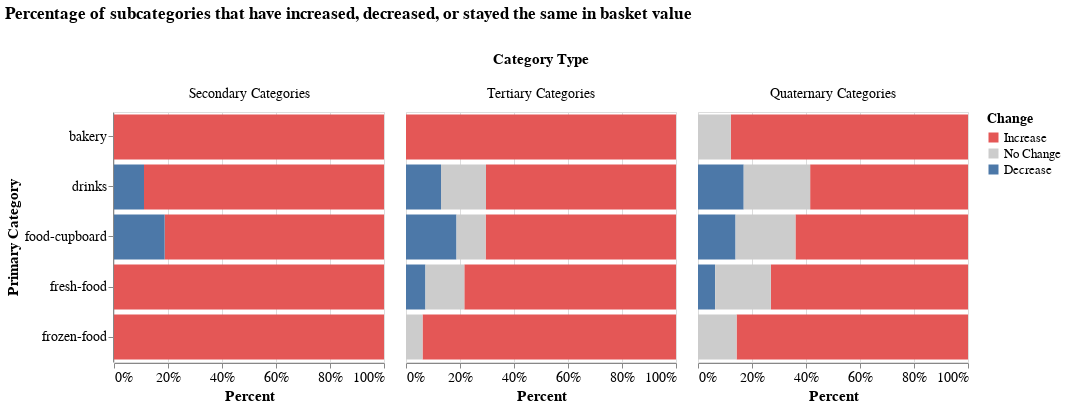

This figure's notebook cell:
### Code cell
# hide_input
order = ['Decrease', 'No Change', 'Increase'][::-1]
range_ = ['#4c78a8', '#cccccc', '#e45756'][::-1]

alt.Chart(changes_df).transform_calculate(
    order=f"-indexof({order}, datum.Change)"
).mark_bar().encode(
    x=alt.X('Percentage', axis=alt.Axis(title="Percent", format="%")),
    y='Primary Category',
    color=alt.Color('Change', scale=alt.Scale(domain=order, range=range_)),
    column=alt.Column('Category Type', sort=['Secondary Categories', 'Tertiary Categories', 'Quaternary Categories']),
    order="order:Q",
    tooltip=[
        alt.Tooltip('Number', title="Number of Subcategories"),
        alt.Tooltip('Sum', title="Total Subcategories"),
        alt.Tooltip('Percentage', title="Percentage", format='.1%'),
    ],
).properties(
    width=270,
    height=250,
    title='Percentage of subcategories that have increased, decreased, or stayed the same in basket value',
).configure_title(
    fontSize=17,
    dy=-25,
).configure_header(
    titleFontSize=15,
    labelFontSize=14
).configure_axis(
    labelFontSize=14,
    titleFontSize=15
).configure_legend(
titleFontSize=14,
labelFontSize=13
)

### Figure 1 — Vega-Lite specification as saved in the notebook (floating-point values rounded to 4 significant figures)
{"config": {"view": {"continuousWidth": 400, "continuousHeight": 300}, "axis": {"labelFontSize": 14, "titleFontSize": 15}, "header": {"labelFontSize": 14, "titleFontSize": 15}, "legend": {"labelFontSize": 13, "titleFontSize": 14}, "title": {"dy": -25, "fontSize": 17}}, "data": {"name": "data-179435e2a9453d36d057e149b21f984e"}, "mark": "bar", "encoding": {"color": {"field": "Change", "scale": {"domain": ["Increase", "No Change", "Decrease"], "range": ["#e45756", "#cccccc", "#4c78a8"]}, "type": "nominal"}, "column": {"field": "Category Type", "sort": ["Secondary Categories", "Tertiary Categories", "Quaternary Categories"], "type": "nominal"}, "order": {"field": "order", "type": "quantitative"}, "tooltip": [{"field": "Number", "title": "Number of Subcategories", "type": "quantitative"}, {"field": "Sum", "title": "Total Subcategories", "type": "quantitative"}, {"field": "Percentage", "format": ".1%", "title": "Percentage", "type": "quantitative"}], "x": {"axis": {"format": "%", "title": "Percent"}, "field": "Percentage", "type": "quantitative"}, "y": {"field": "Primary Category", "type": "nominal"}}, "height": 250, "title": "Percentage of subcategories that have increased, decreased, or stayed the same in basket value", "transform": [{"calculate": "-indexof(['Increase', 'No Change', 'Decrease'], datum.Change)", "as": "order"}], "width": 270, "$schema": "https://vega.github.io/schema/vega-lite/v4.17.0.json", "datasets": {"data-179435e2a9453d36d057e149b21f984e": [{"Category Type": "Secondary Categories", "Primary Category": "bakery", "Number": 9, "Change": "Increase", "Sum": 9, "Percentage": 1.0}, {"Category Type": "Secondary Categories", "Primary Category": "bakery", "Number": 0, "Change": "Decrease", "Sum": 9, "Percentage": 0.0}, {"Category Type": "Secondary Categories", "Primary Category": "bakery", "Number": 0, "Change": "No Change", "Sum": 9, "Percentage": 0.0}, {"Category Type": "Secondary Categories", "Primary Category": "drinks", "Number": 16, "Change": "Increase", "Sum": 18, "Percentage": 0.8889}, {"Category Type": "Secondary Categories", "Primary Category": "drinks", "Number": 2, "Change": "Decrease", "Sum": 18, "Percentage": 0.1111}, {"Category Type": "Secondary Categories", "Primary Category": "drinks", "Number": 0, "Change": "No Change", "Sum": 18, "Percentage": 0.0}, {"Category Type": "Secondary Categories", "Primary Category": "food-cupboard", "Number": 13, "Change": "Increase", "Sum": 16, "Percentage": 0.8125}, {"Category Type": "Secondary Categories", "Primary Category": "food-cupboard", "Number": 3, "Change": "Decrease", "Sum": 16, "Percentage": 0.1875}, {"Category Type": "Secondary Categories", "Primary Category": "food-cupboard", "Number": 0, "Change": "No Change", "Sum": 16, "Percentage": 0.0}, {"Category Type": "Secondary Categories", "Primary Category": "fresh-food", "Number": 18, "Change": "Increase", "Sum": 18, "Percentage": 1.0}, {"Category Type": "Secondary Categories", "Primary Category": "fresh-food", "Number": 0, "Change": "Decrease", "Sum": 18, "Percentage": 0.0}, {"Category Type": "Secondary Categories", "Primary Category": "fresh-food", "Number": 0, "Change": "No Change", "Sum": 18, "Percentage": 0.0}, {"Category Type": "Secondary Categories", "Primary Category": "frozen-food", "Number": 14, "Change": "Increase", "Sum": 14, "Percentage": 1.0}, {"Category Type": "Secondary Categories", "Primary Category": "frozen-food", "Number": 0, "Change": "Decrease", "Sum": 14, "Percentage": 0.0}, {"Category Type": "Secondary Categories", "Primary Category": "frozen-food", "Number": 0, "Change": "No Change", "Sum": 14, "Percentage": 0.0}, {"Category Type": "Tertiary Categories", "Primary Category": "bakery", "Number": 27, "Change": "Increase", "Sum": 27, "Percentage": 1.0}, {"Category Type": "Tertiary Categories", "Primary Category": "bakery", "Number": 0, "Change": "Decrease", "Sum": 27, "Percentage": 0.0}, {"Category Type": "Tertiary Categories", "Primary Category": "bakery", "Number": 0, "Change": "No Change", "Sum": 27, "Percentage": 0.0}, {"Category Type": "Tertiary Categories", "Primary Category": "drinks", "Number": 38, "Change": "Increase", "Sum": 54, "Percentage": 0.7037}, {"Category Type": "Tertiary Categories", "Primary Category": "drinks", "Number": 7, "Change": "Decrease", "Sum": 54, "Percentage": 0.1296}, {"Category Type": "Tertiary Categories", "Primary Category": "drinks", "Number": 9, "Change": "No Change", "Sum": 54, "Percentage": 0.1667}, {"Category Type": "Tertiary Categories", "Primary Category": "food-cupboard", "Number": 98, "Change": "Increase", "Sum": 139, "Percentage": 0.705}, {"Category Type": "Tertiary Categories", "Primary Category": "food-cupboard", "Number": 26, "Change": "Decrease", "Sum": 139, "Percentage": 0.1871}, {"Category Type": "Tertiary Categories", "Primary Category": "food-cupboard", "Number": 15, "Change": "No Change", "Sum": 139, "Percentage": 0.1079}, {"Category Type": "Tertiary Categories", "Primary Category": "fresh-food", "Number": 98, "Change": "Increase", "Sum": 125, "Percentage": 0.784}, {"Category Type": "Tertiary Categories", "Primary Category": "fresh-food", "Number": 9, "Change": "Decrease", "Sum": 125, "Percentage": 0.072}, {"Category Type": "Tertiary Categories", "Primary Category": "fresh-food", "Number": 18, "Change": "No Change", "Sum": 125, "Percentage": 0.144}, {"Category Type": "Tertiary Categories", "Primary Category": "frozen-food", "Number": 46, "Change": "Increase", "Sum": 49, "Percentage": 0.9388}, {"Category Type": "Tertiary Categories", "Primary Category": "frozen-food", "Number": 0, "Change": "Decrease", "Sum": 49, "Percentage": 0.0}, {"Category Type": "Tertiary Categories", "Primary Category": "frozen-food", "Number": 3, "Change": "No Change", "Sum": 49, "Percentage": 0.06122}, {"Category Type": "Quaternary Categories", "Primary Category": "bakery", "Number": 29, "Change": "Increase", "Sum": 33, "Percentage": 0.8788}, {"Category Type": "Quaternary Categories", "Primary Category": "bakery", "Number": 0, "Change": "Decrease", "Sum": 33, "Percentage": 0.0}, {"Category Type": "Quaternary Categories", "Primary Category": "bakery", "Number": 4, "Change": "No Change", "Sum": 33, "Percentage": 0.1212}, {"Category Type": "Quaternary Categories", "Primary Category": "drinks", "Number": 76, "Change": "Increase", "Sum": 130, "Percentage": 0.5846}, {"Category Type": "Quaternary Categories", "Primary Category": "drinks", "Number": 22, "Change": "Decrease", "Sum": 130, "Percentage": 0.1692}, {"Category Type": "Quaternary Categories", "Primary Category": "drinks", "Number": 32, "Change": "No Change", "Sum": 130, "Percentage": 0.2462}, {"Category Type": "Quaternary Categories", "Primary Category": "food-cupboard", "Number": 193, "Change": "Increase", "Sum": 302, "Percentage": 0.6391}, {"Category Type": "Quaternary Categories", "Primary Category": "food-cupboard", "Number": 42, "Change": "Decrease", "Sum": 302, "Percentage": 0.1391}, {"Category Type": "Quaternary Categories", "Primary Category": "food-cupboard", "Number": 67, "Change": "No Change", "Sum": 302, "Percentage": 0.2219}, {"Category Type": "Quaternary Categories", "Primary Category": "fresh-food", "Number": 138, "Change": "Increase", "Sum": 189, "Percentage": 0.7302}, {"Category Type": "Quaternary Categories", "Primary Category": "fresh-food", "Number": 12, "Change": "Decrease", "Sum": 189, "Percentage": 0.06349}, {"Category Type": "Quaternary Categories", "Primary Category": "fresh-food", "Number": 39, "Change": "No Change", "Sum": 189, "Percentage": 0.2063}, {"Category Type": "Quaternary Categories", "Primary Category": "frozen-food", "Number": 54, "Change": "Increase", "Sum": 63, "Percentage": 0.8571}, {"Category Type": "Quaternary Categories", "Primary Category": "frozen-food", "Number": 0, "Change": "Decrease", "Sum": 63, "Percentage": 0.0}, {"Category Type": "Quaternary Categories", "Primary Category": "frozen-food", "Number": 9, "Change": "No Change", "Sum": 63, "Percentage": 0.1429}]}}
